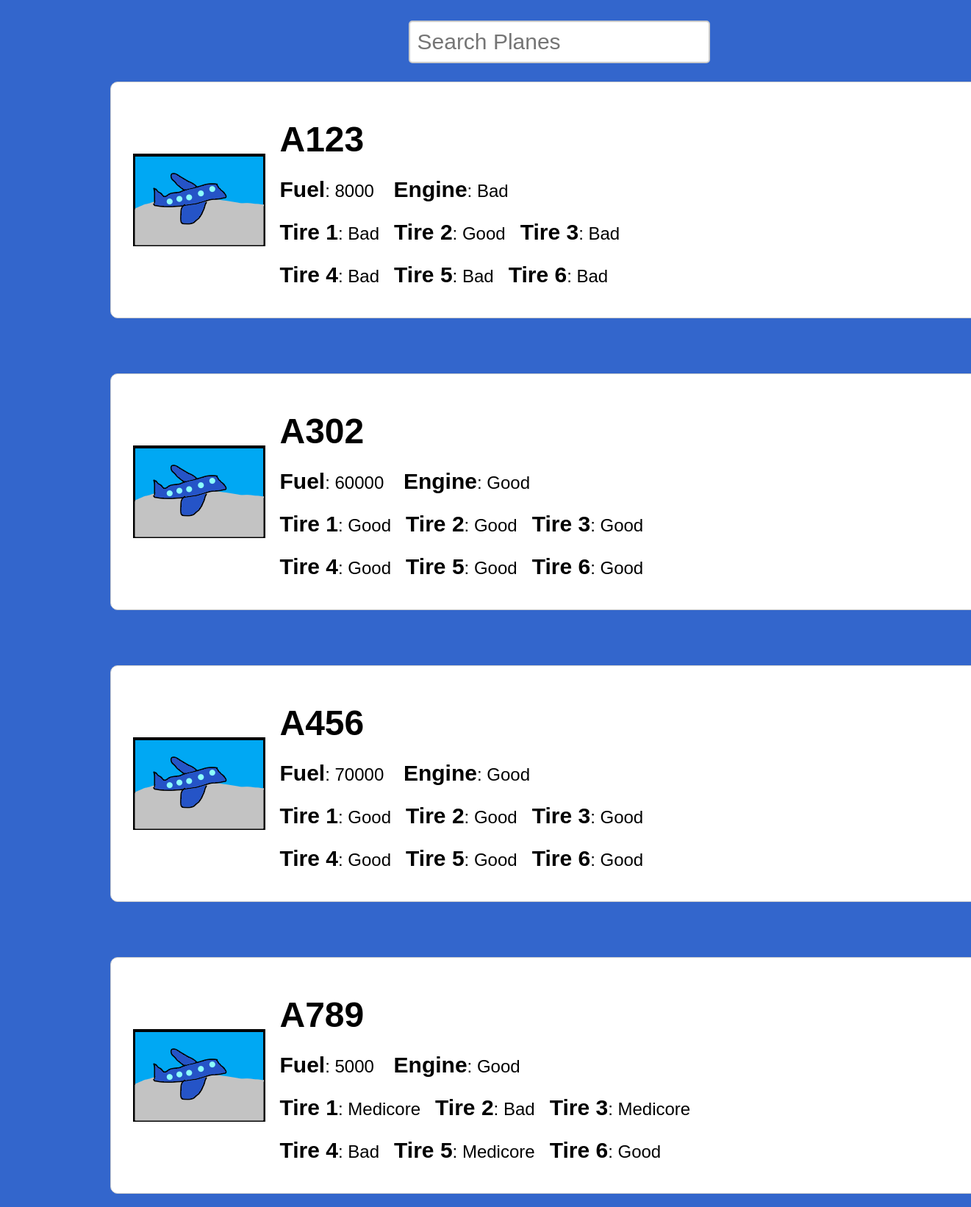
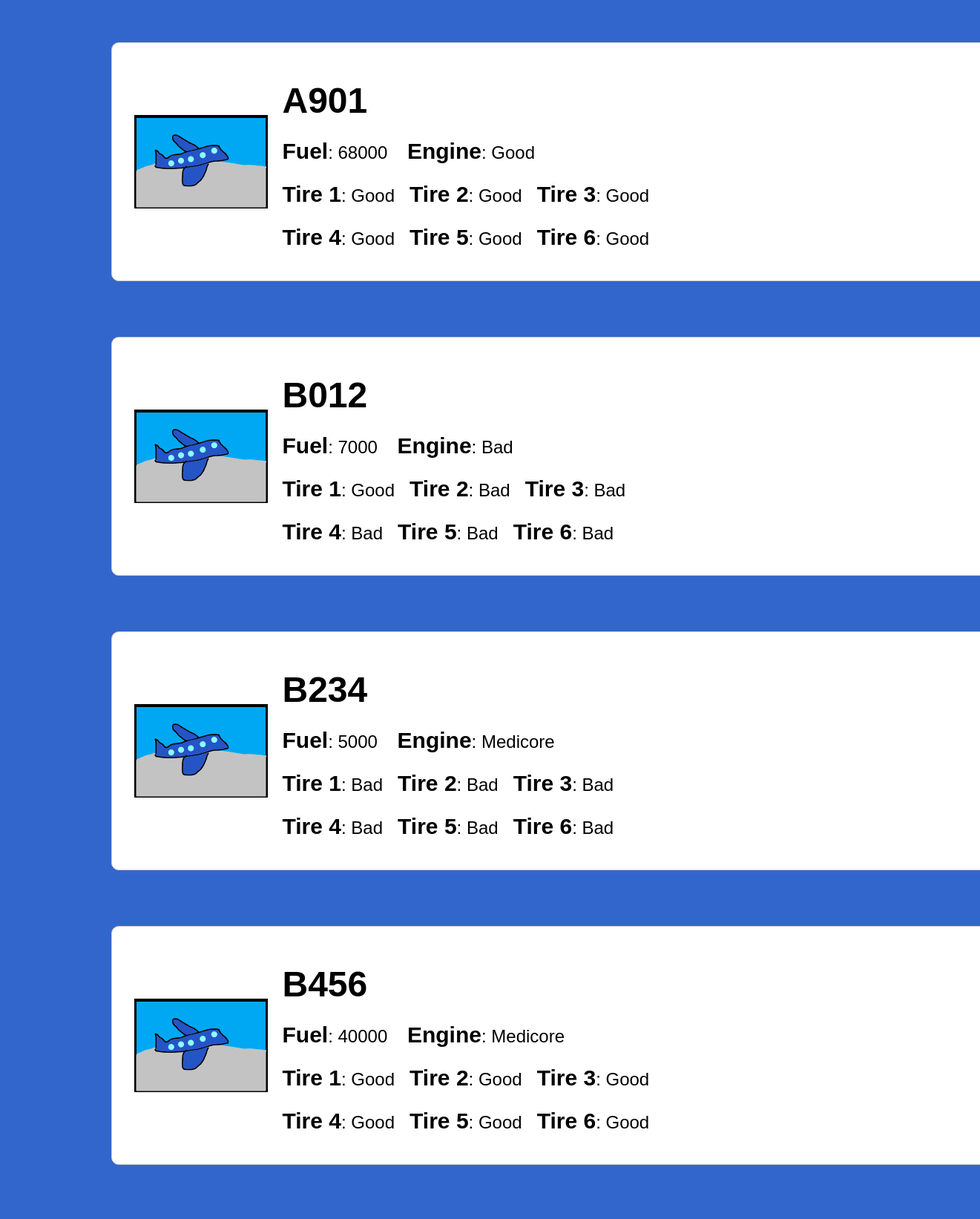
The page /plane.php (upper part) on the database its author committed (2 pictures, top to bottom).
### tables this page shows
CREATE TABLE `plane` (
  `NameID` varchar(255) NOT NULL,
  `fuel` int(11) DEFAULT NULL,
  `tire1` enum('Good','Medicore','Bad') DEFAULT NULL,
  `motor` enum('Good','Medicore','Bad') DEFAULT NULL,
  `tire2` enum('Good','Medicore','Bad') DEFAULT NULL,
  `tire3` enum('Good','Medicore','Bad') DEFAULT NULL,
  `tire4` enum('Good','Medicore','Bad') DEFAULT NULL,
  `tire5` enum('Good','Medicore','Bad') DEFAULT NULL,
  `tire6` enum('Good','Medicore','Bad') DEFAULT NULL
);

### database.php (called while the page is built, shortened)
<?php
$db_server = "localhost";
$db_user = "root";
$db_pass = "";
$db_name = "Silvee";
$conn = mysqli_connect($db_server, $db_user, $db_pass,  $db_name);
$planes = mysqli_query($conn, "SELECT * FROM plane");
?>

### plane.php (the view, shortened to what this page needs)
<!DOCTYPE html>
<html lang="en">
<head>
    <link rel="stylesheet" href="../style.css">
</head>
<body>
    <div class="main-content">
        <div class="search-bar" >
            <input type="text" placeholder="Search Planes" id="plane_search_bar" >
        </div>
        <div class="container" id="showcase_Searched_planes">
            <?php
            include("../database.php");
            while ($row = mysqli_fetch_assoc($planes)){
                echo '<div class="card">';
                echo '<img src="../plane.png" alt="Plane Image" class="planePic">';
                echo '<div>';
                echo '<h1>' . $row['NameID'] . '</h1>';
                echo '<p><strong>Fuel</strong>: ' . $row["fuel"] . ' &nbsp &nbsp<strong>Engine</strong>: ' . $row["motor"] . '</p>';
                echo '<p> <strong>Tire 1</strong>: ' . $row["tire1"] .  '&nbsp &nbsp<strong>Tire 2</strong>: ' . $row["tire2"] . '&nbsp &nbsp<strong>Tire 3</strong>: ' . $row["tire3"] . '</p>';
                echo '<p> <strong>Tire 4</strong>: ' . $row["tire4"] .  '&nbsp &nbsp<strong>Tire 5</strong>: ' . $row["tire5"] . '&nbsp &nbsp<strong>Tire 6</strong>: ' . $row["tire6"] . '</p>';
                echo '</div>';
                echo '</div>';
            }
            ?>
        </div>
    </div>
</body>
</html>

### style.css (style rules this page uses)
body { font-family: Arial, sans-serif; background-color: #3366cc; }
.main-content { margin: 0; margin-left: 200px; justify-content: center; align-items: start; }
.container { display: grid; justify-content: center; align-items: center; gap: 25px; }
.card, .pieChart { width: 1200px; height: 200px; border: 1px solid #ccc; border-radius: 10px; margin: 25px; background-color: white; display: flex; justify-content: center; align-items: center; font-family: sans-serif; font-size: 1.5em; padding: 10px; }
.card img { margin: 20px; }
.card div { flex-grow: 1; }
.card h1 { margin-bottom: 5px; }
.card strong { font-size: 30px; font-weight: 900; }
.search-bar { display: flex; justify-content: center; width: 60%; margin: 0 auto; padding-top: 20px; }
.search-bar input[type="text"] { padding: 10px; border: 2px solid #ccc; border-radius: 5px; outline: none; font-size: 30px; transition: 0.3s; }

### plane.php (style rules this page uses)
.card { height: 300px; }

### rows shown on the page
plane: NameID "A123", fuel "8000", motor "Bad", tire1 "Bad", tire2 "Good", tire3 "Bad", tire4 "Bad", tire5 "Bad", tire6 "Bad"
plane: NameID "A302", fuel "60000", motor "Good", tire1 "Good", tire2 "Good", tire3 "Good", tire4 "Good", tire5 "Good", tire6 "Good"
plane: NameID "A456", fuel "70000", motor "Good", tire1 "Good", tire2 "Good", tire3 "Good", tire4 "Good", tire5 "Good", tire6 "Good"
plane: NameID "A789", fuel "5000", motor "Good", tire1 "Medicore", tire2 "Bad", tire3 "Medicore", tire4 "Bad", tire5 "Medicore", tire6 "Good"
plane: NameID "A901", fuel "68000", motor "Good", tire1 "Good", tire2 "Good", tire3 "Good", tire4 "Good", tire5 "Good", tire6 "Good"
plane: NameID "B012", fuel "7000", motor "Bad", tire1 "Good", tire2 "Bad", tire3 "Bad", tire4 "Bad", tire5 "Bad", tire6 "Bad"
plane: NameID "B234", fuel "5000", motor "Medicore", tire1 "Bad", tire2 "Bad", tire3 "Bad", tire4 "Bad", tire5 "Bad", tire6 "Bad"
plane: NameID "B456", fuel "40000", motor "Medicore", tire1 "Good", tire2 "Good", tire3 "Good", tire4 "Good", tire5 "Good", tire6 "Good"
